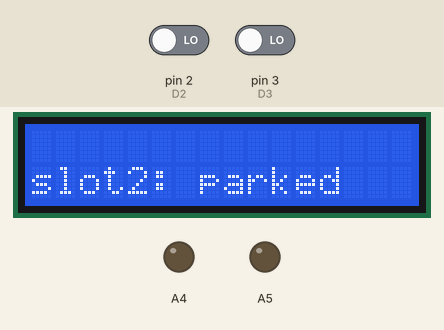
Simulated run of this sketch. Board: Arduino Uno, built with avr-gcc and run on an emulated ATmega328P. Parts: 16×2 character LCD, output pins drawn as LEDs (lit = HIGH). The inputs (shaded band) are chosen by the test bench; at power-on: pin 2 (D2) LOW, pin 3 (D3) LOW.

Above: at 1.23 s.
1.3 s: pin 2 (D2) driven HIGH
At 1.38 s:
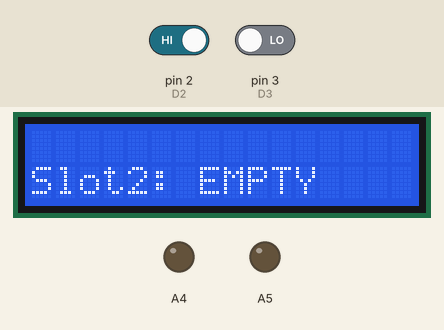
3.0 s: pin 3 (D3) driven HIGH
At 3.14 s:
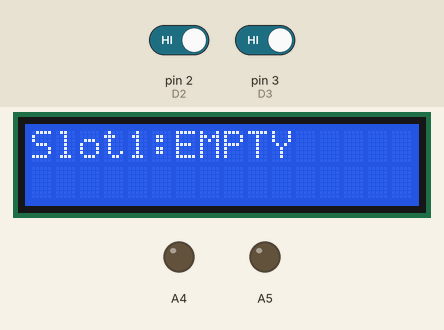
4.6 s: pin 3 (D3) driven LOW
At 4.79 s:
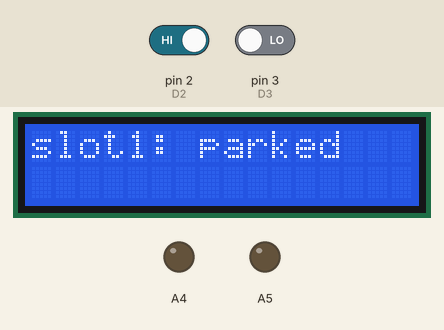

The sketch:

IR_sensor.ino
```cpp
#define D3 3
#define DA5 A5
#define D13 13
#define D2 2
#define d8 8
#include <Wire.h>
#include <LiquidCrystal_I2C.h>

LiquidCrystal_I2C lcd(0x27,16,2);  // set the LCD address to 0x27 for a 16 chars and 2 line display
//IR
void setup() {
  // put your setup code here, to run once:
  pinMode(A4,OUTPUT);
  pinMode(3,INPUT);
  pinMode(A5,OUTPUT);
  pinMode(4,INPUT);


}


void loop()
{

 if (digitalRead(3)==HIGH)
{
  digitalWrite(13,HIGH);
  // delay(10);
                       // wait for a second
    lcd.init();                      // initialize the lcd
    // lcd.init();
  // Print a message to the LCD.
    lcd.backlight();
  lcd.setCursor(0,0);
  // printing slot status
    lcd.print("Slot1:EMPTY");
    delay(0);
}
 else{
  digitalWrite(13,LOW);
  // delay(10);
  lcd.init();                      // initialize the lcd
  // lcd.init();
  // Print a message to the LCD.
  lcd.backlight();
  lcd.setCursor(0,0);
  lcd.print("slot1: parked");

}
{
 if (digitalRead(2)==HIGH)
{
  digitalWrite(10,HIGH);
  delay(0);
                       // wait for a second
    lcd.init();                      // initialize the lcd
    // lcd.init();
  // Print a message to the LCD.
    lcd.backlight();
  lcd.setCursor(0,1);
  // printing slot status
    lcd.print("Slot2: EMPTY");
    delay(0);
}
 else{
  digitalWrite(10,LOW);
  delay(0); //1000 = 1 SECOND
  lcd.init();                      // initialize the lcd
  // lcd.init();
  // Print a message to the LCD.
  lcd.backlight();
  lcd.setCursor(0,1);
  lcd.print("slot2: parked");
  delay(0);

}
}
}
```

Measured:
- after the input at 1.3 s, the display: first differs from a run without the input after 0.08 s (image 1)
- after the input at 3.0 s, the display: first differs from a run without the input after 0.13 s (image 2)
- after the input at 4.6 s, the display: first differs from a run without the input after 0.19 s (image 3)
